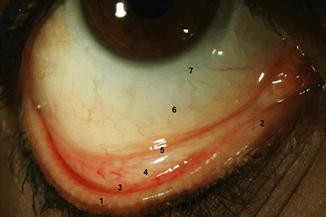
#> input picture uploads/08ea763ec23c4321b139b6050d42da43.jpg, 326 x 217 px
$ python -i preprocess.py   (imports and definitions only)
#> lines starting #> are read from the running program, lines starting #| are printed output that depends on the picture
from __future__ import annotations

from pathlib import Path
from typing import Union

import numpy as np
from PIL import Image

from .config import IMAGE_SIZE


def _read_image(image_input: Union[str, bytes, np.ndarray]) -> np.ndarray:
    if isinstance(image_input, np.ndarray):
        return image_input.copy()

    if isinstance(image_input, bytes):
        from io import BytesIO
        return np.array(Image.open(BytesIO(image_input)).convert("RGB"))

    if isinstance(image_input, str):
        return np.array(Image.open(image_input).convert("RGB"))

    raise TypeError(
        "Unsupported image input type; expected path, bytes, or numpy array"
    )


def preprocess_image(
    image_input: Union[str, bytes, np.ndarray],
    target_size: tuple[int, int] = IMAGE_SIZE,
) -> np.ndarray:

    img = _read_image(image_input)

    pil_img = Image.fromarray(img)
    pil_img = pil_img.resize(
        (target_size[1], target_size[0]),
        Image.Resampling.LANCZOS
    )

    rgb = np.asarray(pil_img).astype(np.float32)

    # MobileNetV2 preprocessing: scale pixels to [-1, 1]
    processed = (rgb / 127.5) - 1.0

    return processed.astype(np.float32)

>>> import cv2
>>> picture = cv2.imread('../uploads/08ea763ec23c4321b139b6050d42da43.jpg', cv2.IMREAD_GRAYSCALE)
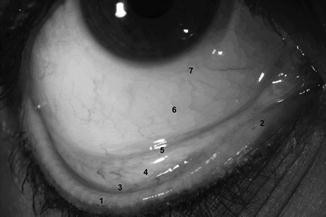
#> picture: shape (217, 326); min 2, max 255, mean 83.6
>>> result = preprocess_image(picture)
#> in preprocess_image, `pil_img = pil_img.resize( (target_size[1], target_size[0]), Image.Resa..`:
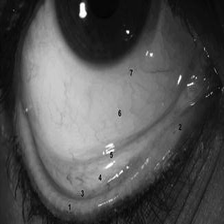
#> pil_img: PIL image 224x224 L; min 2, max 255, mean 83.6
